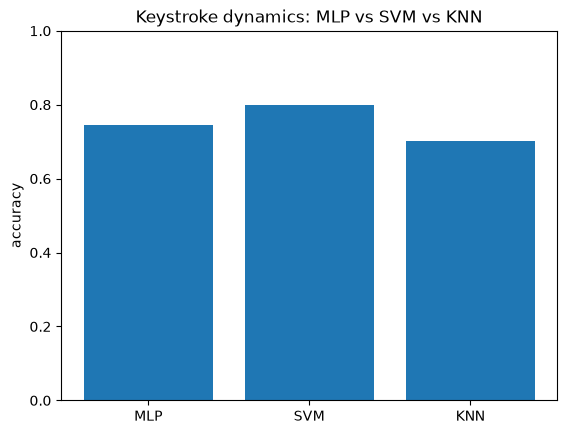

Recreate this plot in Python.
import matplotlib.pyplot as plt
import pandas as pd
from pathlib import Path
from sklearn.metrics import accuracy_score
from sklearn.model_selection import train_test_split
from sklearn.neighbors import KNeighborsClassifier
from sklearn.neural_network import MLPClassifier
from sklearn.preprocessing import StandardScaler
from sklearn.svm import SVC

data_path = Path(__file__).resolve().parent / "data" / "keystroke_biometric.csv"
print(data_path)

df = pd.read_csv(data_path)

feature_cols = [c for c in df.columns if c not in ("user_id", "session_id")]
X = df[feature_cols].values
y = df["user_id"]

X_train, X_test, y_train, y_test = train_test_split(
    X, y, test_size=0.2, random_state=42
)

scaler = StandardScaler()
X_train = scaler.fit_transform(X_train)
X_test = scaler.transform(X_test)

models = {
    "MLP": MLPClassifier(hidden_layer_sizes=(64, 32), max_iter=500, random_state=42),
    "SVM": SVC(),
    "KNN": KNeighborsClassifier(),
}

results = {}
for name, clf in models.items():
    clf.fit(X_train, y_train)
    acc = accuracy_score(y_test, clf.predict(X_test))
    results[name] = acc
    print(f"{name}: {acc:.3f}")

plt.bar(results.keys(), results.values())
plt.ylim(0, 1)
plt.ylabel("accuracy")
plt.title("Keystroke dynamics: MLP vs SVM vs KNN")
out = Path(__file__).resolve().parent / "KeystrokeDynamicsAuthentication.png"
plt.savefig(out, bbox_inches="tight")
plt.close()
print(f"Saved {out}")
